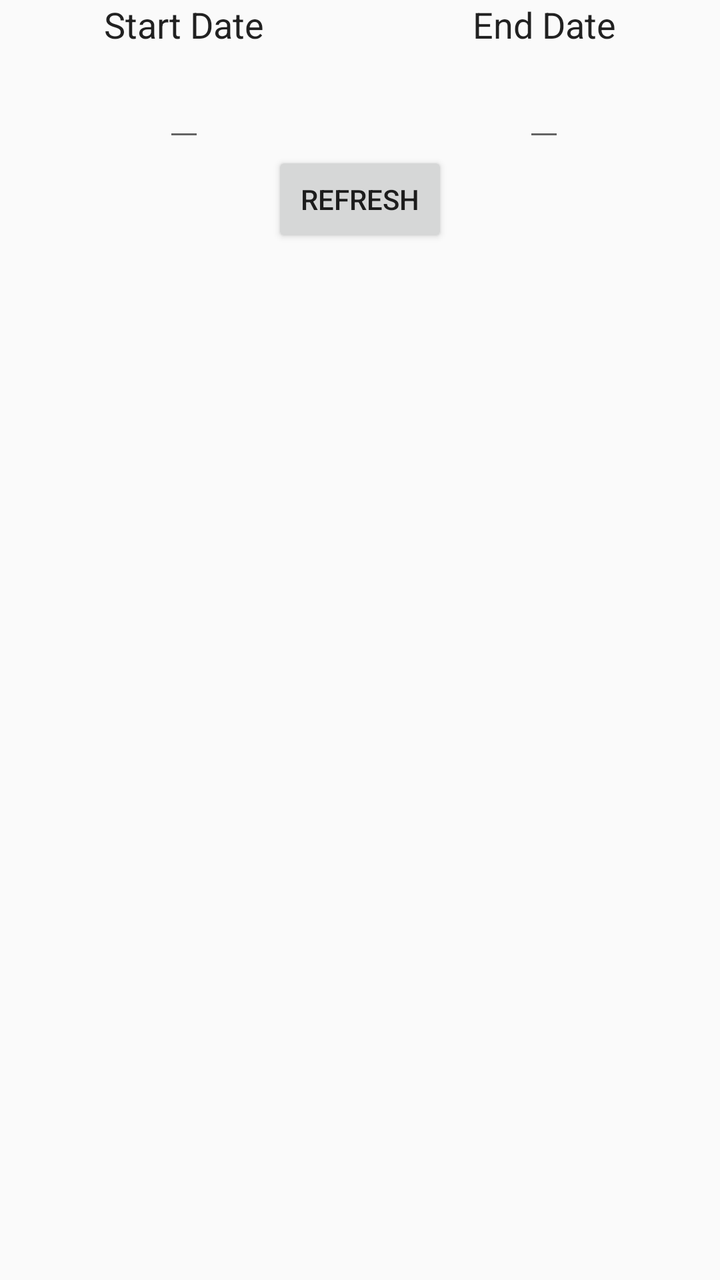
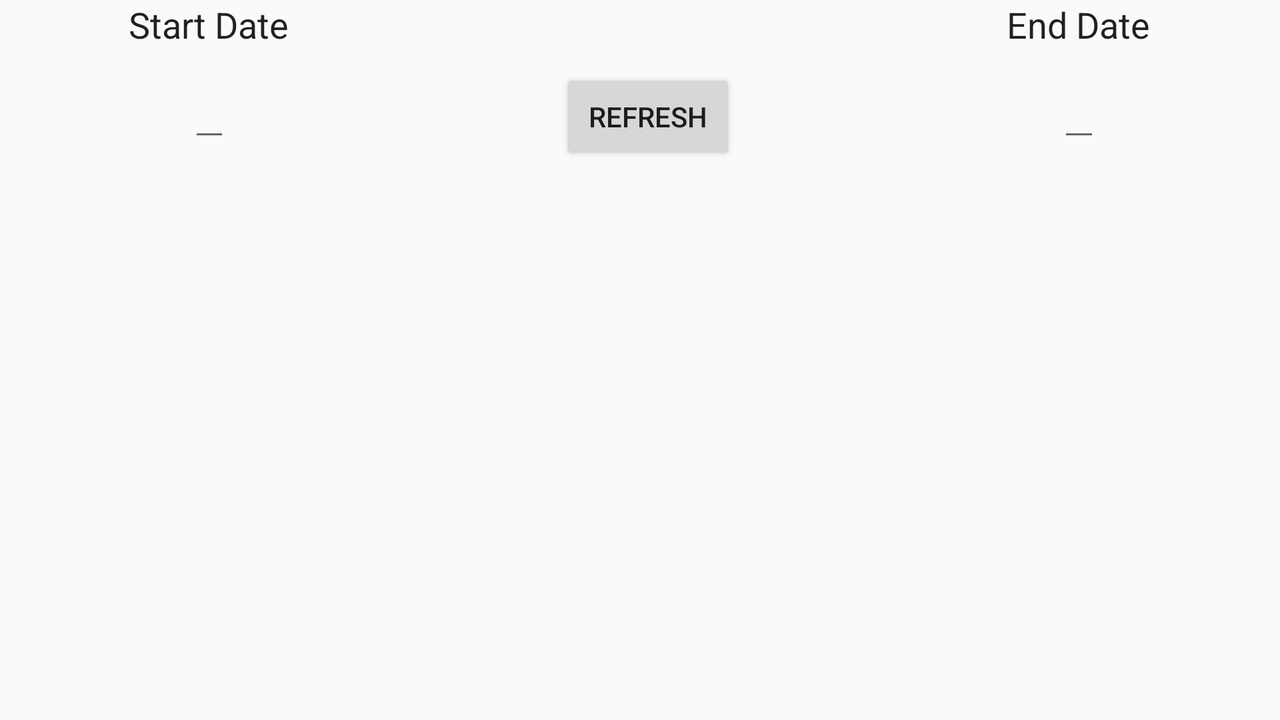

An Android layout and its configuration variant, each rendered on a device that would load it. The default file and the variant file are quoted in full after the pictures.
<!-- AndroidManifest.xml: application theme AppTheme -->
<!-- res/layout/fragment_trade_trans_history.xml -->
<?xml version="1.0" encoding="utf-8"?>
<LinearLayout xmlns:android="http://schemas.android.com/apk/res/android"
              android:orientation="vertical"
              android:layout_width="match_parent"
              android:layout_height="match_parent"
              android:gravity="center">

    <TableLayout
            android:layout_width="fill_parent"
            android:layout_height="wrap_content"
            android:showDividers="beginning|middle"
            android:orientation="horizontal"
            android:stretchColumns="*"
            android:layout_gravity="top">

        <TableRow
                android:layout_width="fill_parent"
                android:layout_height="fill_parent">

            <TextView
                    android:layout_width="fill_parent"
                    android:layout_height="wrap_content"
                    android:text="@string/StartDateTitle"
                    android:id="@+id/textView1"
                    android:layout_column="0"
                    android:layout_gravity="center_horizontal"
                    android:textAppearance="@android:style/TextAppearance.Holo.Medium"
                    android:layout_weight="1"/>

            <TextView
                    android:layout_width="fill_parent"
                    android:layout_height="wrap_content"
                    android:text="@string/EndDateTitle"
                    android:id="@+id/textView"
                    android:layout_column="1"
                    android:layout_gravity="center_horizontal"
                    android:textAppearance="@android:style/TextAppearance.Holo.Medium"
                    android:layout_weight="1"/>
        </TableRow>

        <TableRow
                android:layout_width="fill_parent"
                android:layout_height="fill_parent"
                android:layout_marginTop="10dp">

            <EditText
                    android:layout_width="fill_parent"
                    android:layout_height="wrap_content"
                    android:id="@+id/StartDateValue"
                    android:layout_gravity="center_horizontal"
                    android:inputType="date"
                    android:focusable="false"
                    android:focusableInTouchMode="false"
                    android:layout_weight="1" android:gravity="center"/>

            <EditText
                    android:layout_width="fill_parent"
                    android:layout_height="wrap_content"
                    android:id="@+id/EndDateValue"
                    android:layout_gravity="center_horizontal"
                    android:inputType="date"
                    android:focusable="false"
                    android:focusableInTouchMode="false"
                    android:layout_weight="1" android:gravity="center"/>
        </TableRow>
    </TableLayout>

    <Button
            android:layout_width="wrap_content"
            android:layout_height="wrap_content"
            android:text="@string/RefreshButton"
            android:id="@+id/MakeQueryButton"
            android:layout_gravity="center|top"/>

    <LinearLayout
            android:orientation="vertical"
            android:layout_width="fill_parent"
            android:layout_height="fill_parent"
            android:layout_gravity="center|top"
            android:gravity="center">

        <ListView
                android:layout_width="fill_parent"
                android:layout_height="match_parent"
                android:id="@+id/HistoryContainer"
                android:divider="@null"
                android:dividerHeight="5dp"/>

        <TextView
                android:layout_width="wrap_content"
                android:layout_height="wrap_content"
                android:text="@string/PlaceholderText"
                android:id="@id/NoItems"
                android:layout_gravity="center"
                android:visibility="gone"
                android:gravity="center" android:textStyle="bold"/>

        <ProgressBar
                android:layout_width="wrap_content"
                android:layout_height="wrap_content"
                android:id="@id/Loading"
                android:layout_gravity="center"
                android:visibility="gone"/>
    </LinearLayout>
</LinearLayout>
<!-- resources referenced by this layout -->
<resources>
  <string name="EndDateTitle">End Date</string>
  <string name="PlaceholderText">Placeholder text</string>
  <string name="RefreshButton">REFRESH</string>
  <string name="StartDateTitle">Start Date</string>
  <style name="AppTheme" parent="AppTheme.Base" />
  <style name="AppTheme.Base" parent="Theme.AppCompat.Light.NoActionBar">
          <item name="colorPrimary">@color/colorPrimary</item>
          <item name="colorPrimaryDark">@color/colorPrimary</item>
          <item name="android:windowNoTitle">true</item>
      </style>
  <color name="colorPrimary">#ffff9100</color>
</resources>
<!-- res/layout-land/fragment_trade_trans_history.xml (the repository's variant of the layout above) -->
<!-- drawn on the phone turned sideways -->
<?xml version="1.0" encoding="utf-8"?>
<LinearLayout xmlns:android="http://schemas.android.com/apk/res/android"
              android:orientation="vertical"
              android:layout_width="match_parent"
              android:layout_height="match_parent"
              android:gravity="center" android:divider="@null">

    <TableLayout
            android:layout_width="fill_parent"
            android:layout_height="wrap_content"
            android:showDividers="beginning|middle"
            android:orientation="horizontal"
            android:stretchColumns="*">

        <TableRow
                android:layout_width="fill_parent"
                android:layout_height="fill_parent">

            <TextView
                    android:layout_width="wrap_content"
                    android:layout_height="wrap_content"
                    android:text="@string/StartDateTitle"
                    android:id="@+id/textView1"
                    android:layout_column="0"
                    android:layout_gravity="center_horizontal"
                    android:textAppearance="@android:style/TextAppearance.Holo.Medium"
                    android:layout_weight="1"/>

            <TextView
                    android:layout_width="wrap_content"
                    android:layout_height="wrap_content"
                    android:text="@string/PlaceholderText"
                    android:id="@+id/textView2" android:visibility="invisible"/>
            <TextView
                    android:layout_width="wrap_content"
                    android:layout_height="wrap_content"
                    android:text="@string/EndDateTitle"
                    android:id="@+id/textView"
                    android:layout_column="1"
                    android:layout_gravity="center_horizontal"
                    android:textAppearance="@android:style/TextAppearance.Holo.Medium"
                    android:layout_weight="1"/>
        </TableRow>

        <TableRow
                android:layout_width="fill_parent"
                android:layout_height="fill_parent"
                android:layout_marginTop="10dp">

            <EditText
                    android:layout_width="fill_parent"
                    android:layout_height="wrap_content"
                    android:id="@+id/StartDateValue"
                    android:layout_gravity="center_horizontal"
                    android:inputType="date"
                    android:focusable="false"
                    android:focusableInTouchMode="false"
                    android:layout_weight="1" android:gravity="center"/>

            <Button
                    android:layout_width="wrap_content"
                    android:layout_height="wrap_content"
                    android:text="@string/RefreshButton"
                    android:id="@+id/MakeQueryButton"
                    android:layout_gravity="center"/>
            <EditText
                    android:layout_width="fill_parent"
                    android:layout_height="wrap_content"
                    android:id="@+id/EndDateValue"
                    android:layout_gravity="center_horizontal"
                    android:inputType="date"
                    android:focusable="false"
                    android:focusableInTouchMode="false"
                    android:layout_weight="1" android:gravity="center"/>
        </TableRow>
    </TableLayout>

    <LinearLayout
            android:orientation="vertical"
            android:layout_width="fill_parent"
            android:layout_height="fill_parent"
            android:layout_gravity="center"
            android:gravity="center">

        <ListView
                android:layout_width="fill_parent"
                android:layout_height="match_parent"
                android:id="@+id/HistoryContainer"
                android:divider="@null"
                android:dividerHeight="5dp"/>

        <TextView
                android:layout_width="wrap_content"
                android:layout_height="wrap_content"
                android:text="@string/PlaceholderText"
                android:id="@id/NoItems"
                android:layout_gravity="center"
                android:visibility="gone"
                android:gravity="center" android:textStyle="bold"/>

        <ProgressBar
                android:layout_width="wrap_content"
                android:layout_height="wrap_content"
                android:id="@id/Loading"
                android:layout_gravity="center"
                android:visibility="gone"/>
    </LinearLayout>
</LinearLayout>
